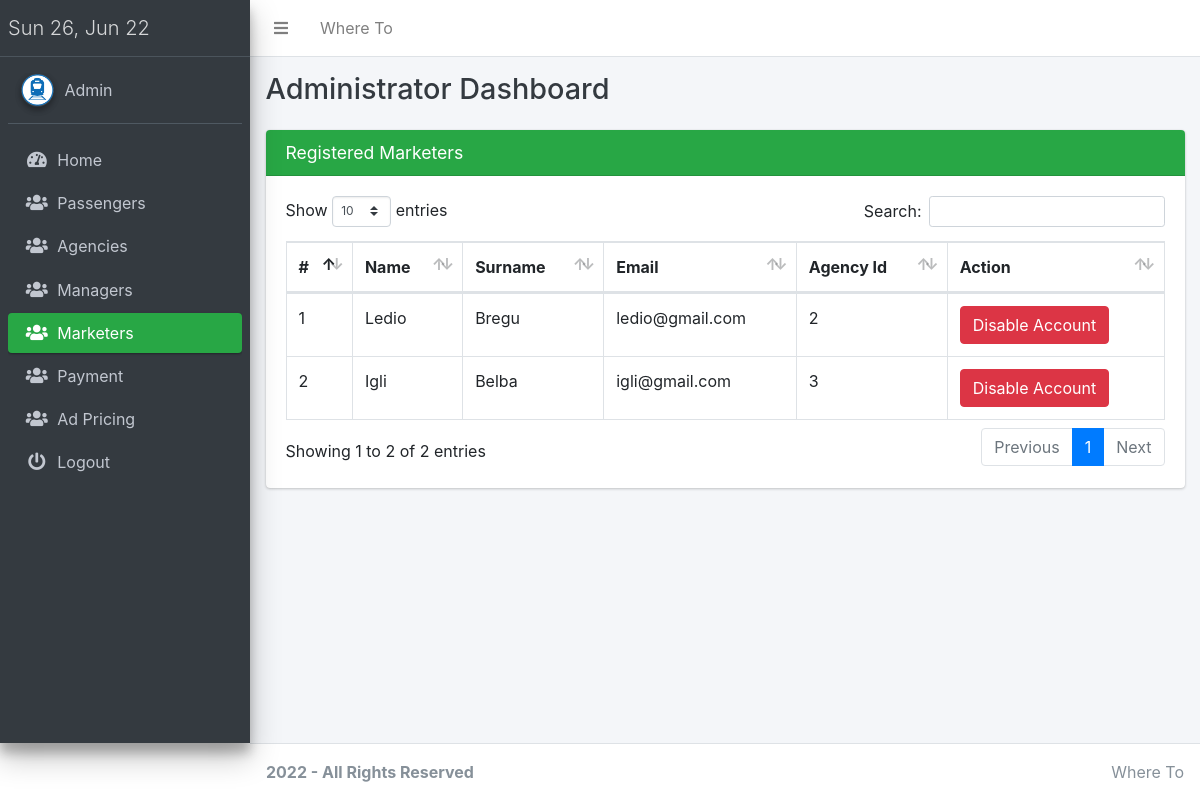
The page /pro/admin.php?page=marketers (signed in) on the database its author committed.
### tables this page shows
CREATE TABLE `menager_and_marketing` (
  `id` int(11) NOT NULL,
  `agency_id` int(11) NOT NULL,
  `name` varchar(30) NOT NULL,
  `surname` varchar(30) NOT NULL,
  `email` varchar(50) NOT NULL,
  `password` varchar(40) NOT NULL,
  `type` int(11) NOT NULL,
  `status` int(11) NOT NULL DEFAULT 1
);

### conn.php (called while the page is built, shortened)
<?php
function connect()
{
    $conn = new mysqli("localhost", "root", "", "otrsphp");
    return $conn;
}
?>

### pro/admin/marketers.php (the view, shortened to what this page needs)
<div class="content">
    <section class="content">
        <div class="container-fluid">
            <div class="row">
                <div class="col-sm-12">
                    <div class="card card-success">
                        <div class="card-header">
                            <h3 class="card-title">
                                Registered Marketers</h3>
                        </div>
                        <div class="card-body">
                            <div class="table-responsive">
                                <table style="width: 100%;" id="example1" style="align-items: stretch;"
                                    class="table table-hover table-bordered">
                                    <thead>
                                        <tr>
                                            <th>#</th>
                                            <th>Name</th>
                                            <th>Surname</th>
                                            <th>Email</th>
                                            <th>Agency Id</th>
                                            <th>Action</th>
                                        </tr>
                                    </thead>
                                    <tbody>
                                        <?php
                                        $row = connect()->query("SELECT * FROM menager_and_marketing where type = 3 ORDER BY id DESC");
                                        $sn = 0;
                                        while ($fetch = $row->fetch_assoc()) {
                                            $id = $fetch['id']; ?><tr>
                                            <td><?php echo ++$sn; ?></td>
                                            <td><?php echo ($fetch['name']); ?></td>
                                            <td><?php echo ($fetch['surname']); ?></td>
                                            <td><?php echo ($fetch['email']); ?></td>
                                            <td><?php echo ($fetch['agency_id']); ?></td>
                                            <td>
                                                <?php
                                                    if ($fetch['status'] == 0) {
                                                    ?>
                                                <a href="admin.php?page=marketers&status=1&id=<?php echo $id; ?>">
                                                    <button
                                                        onclick="return confirm('You are about allowing this marketer be able to login his/her account.')"
                                                        type="submit" class="btn btn-success">
                                                        Enable Account
                                                    </button></a>
                                                <?php } else { ?>
                                                <a href="admin.php?page=marketers&status=0&id=<?php echo $id; ?>">
                                                    <button
                                                        onclick="return confirm('You are about denying this marketer access to  his/her account.')"
                                                        type="submit" class="btn btn-danger">
                                                        Disable Account
                                                    </button></a>
                                                <?php } ?>
                                            </td>
                                        </tr>
                                        <?php
                                        }
                                        ?>
                                    </tbody>
                                </table>
                            </div>
                        </div>
                    </div>
                </div>
            </div>
        </div>
</div>
</div>
</div>

### rows shown on the page
menager_and_marketing: name "Ledio", surname "Bregu", email "ledio@gmail.com", agency "2"
menager_and_marketing: name "Igli", surname "Belba", email "igli@gmail.com", agency "3"

### other values the page prints
SITE_NAME "Where To"
